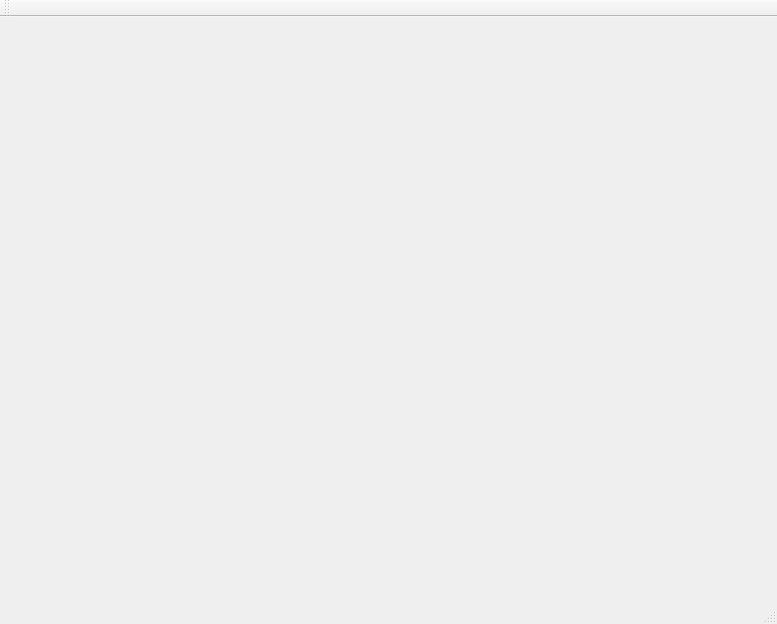
<?xml version="1.0" encoding="UTF-8"?>
<ui version="4.0">
 <class>NoMenuWnd</class>
 <widget class="QMainWindow" name="NoMenuWnd">
  <property name="geometry">
   <rect>
    <x>0</x>
    <y>0</y>
    <width>777</width>
    <height>624</height>
   </rect>
  </property>
  <property name="windowTitle">
   <string>NoMenuWnd</string>
  </property>
  <widget class="QWidget" name="centralWidget">
   <layout class="QHBoxLayout" name="horizontalLayout">
    <item>
     <widget class="QStackedWidget" name="stackedWidget">
      <widget class="BeginWgt" name="beginPage"/>
      <widget class="SetRobotWgt" name="setRobotPage"/>
      <widget class="QWidget" name="page_3"/>
     </widget>
    </item>
   </layout>
  </widget>
  <widget class="QMenuBar" name="menuBar">
   <property name="geometry">
    <rect>
     <x>0</x>
     <y>0</y>
     <width>777</width>
     <height>23</height>
    </rect>
   </property>
  </widget>
  <widget class="QToolBar" name="mainToolBar">
   <property name="windowTitle">
    <string>TripleSpace</string>
   </property>
   <attribute name="toolBarArea">
    <enum>TopToolBarArea</enum>
   </attribute>
   <attribute name="toolBarBreak">
    <bool>false</bool>
   </attribute>
  </widget>
  <widget class="QStatusBar" name="statusBar"/>
 </widget>
 <layoutdefault spacing="6" margin="11"/>
 <customwidgets>
  <customwidget>
   <class>BeginWgt</class>
   <extends>QWidget</extends>
   <header location="global">beginwgt.h</header>
   <container>1</container>
  </customwidget>
  <customwidget>
   <class>SetRobotWgt</class>
   <extends>QWidget</extends>
   <header location="global">setrobotwgt.h</header>
   <container>1</container>
  </customwidget>
 </customwidgets>
 <resources/>
 <connections/>
</ui>
